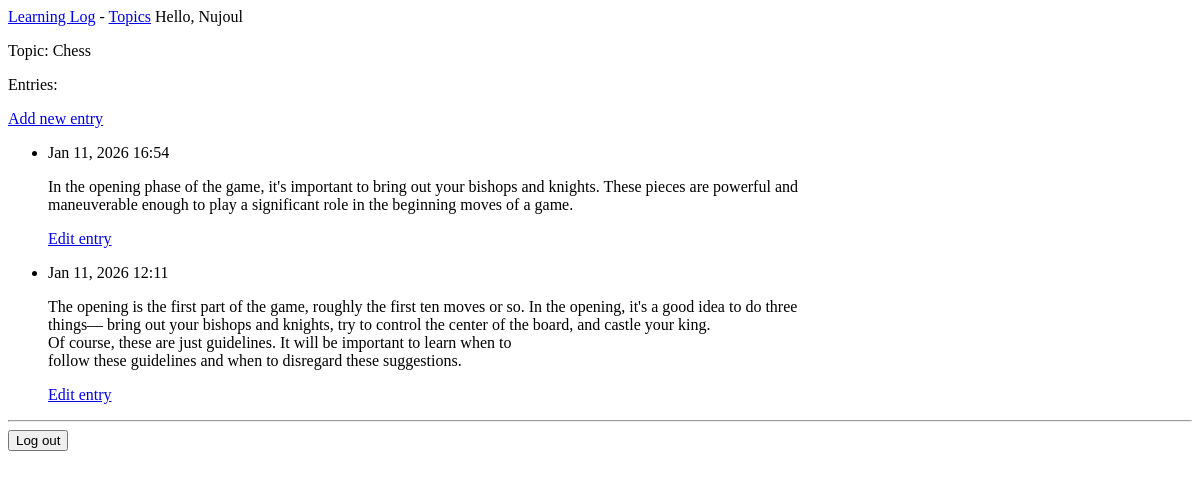
The page /topics/1/ (signed in) on the database as committed earlier.
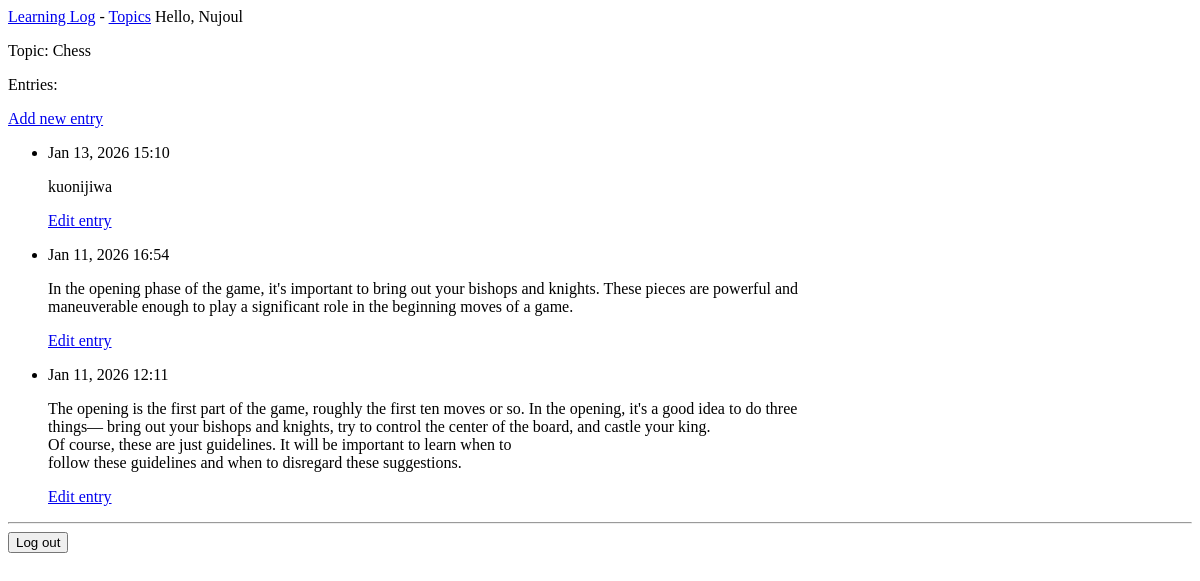
The same page on the database as committed later.
### learning_logs/models.py (models this page shows, shortened)
class Topic(models.Model):
    owner = models.ForeignKey('auth.User', on_delete=models.CASCADE)
    text = models.CharField(max_length=200)
    date_added = models.DateTimeField(auto_now_add=True)
    def __str__(self):
        return self.text

class Entry(models.Model):
    topic = models.ForeignKey(Topic, on_delete=models.CASCADE)
    text = models.TextField()
    date_added = models.DateTimeField(auto_now_add=True)
    class Meta:
        verbose_name_plural = 'entries'

### learning_logs/views.py (the view)
# urls.py: path('topics/<int:topic_id>/', views.topic, name='topic'),
@login_required
def topic(request, topic_id):
    topic = Topic.objects.get(id=topic_id)
    if topic.owner != request.user:
        raise Http404
    entries = topic.entry_set.order_by('-date_added')
    context = {'topic': topic, 'entries':entries}
    return render(request, 'learning_logs/topic.html', context)

### learning_logs/templates/learning_logs/topic.html
{% extends 'learning_logs/base.html' %}
{% block content %}
  <p>Topic: {{ topic }}</p>
  <p>Entries:</p>
  <p>
    <a href="{% url 'learning_logs:new_entry' topic.id %}">Add new entry</a>
  </p>
  <ul>
    {% for entry in entries %}
      <li>
        <p>{{ entry.date_added|date:'M d, Y H:i' }}</p>
        <p>{{ entry.text|linebreaks }}</p>
        <p>
          <a href="{% url 'learning_logs:edit_entry' entry.id %}">Edit entry</a>
        </p>
      </li>
    {% empty %}
      <li>There are no entries for this topic yet.</li>
    {% endfor %}
  </ul>
{% endblock content %}

### learning_logs/templates/learning_logs/base.html (shortened to what this page needs)
<p>
  <a href="{% url 'learning_logs:index' %}">Learning Log</a> -
  <a href="{% url 'learning_logs:topics' %}">Topics</a>
  {% if user.is_authenticated %}
    Hello, {{ user.username }}
  {% else %}
    <a href="{% url 'accounts:register' %}">Register</a> -
    <a href="{% url 'accounts:login' %}">Log in</a>
  {% endif %}
</p>
{% block content %}{% endblock content %}
{% if user.is_authenticated %}
  <hr />
  <form action="{% url 'accounts:logout' %}" method='post'>
    <button name='submit'>Log out</button>
  </form>
{% endif %}

Rows that differ between the two databases and show on the page:
added Entry: date_added "Jan 13, 2026 15:10", text "kuonijiwa"
